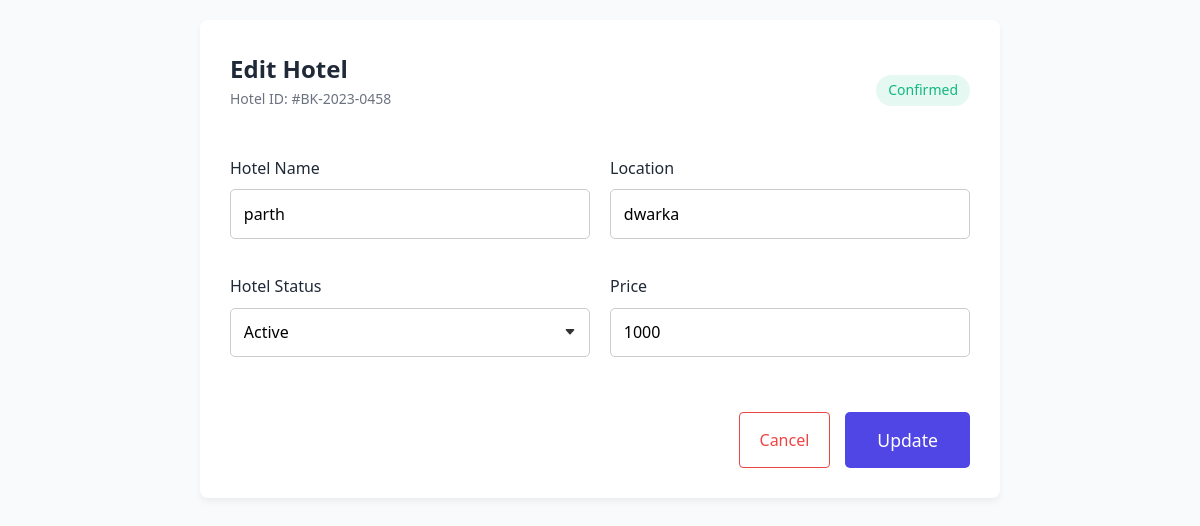
The app's page /edithotel/?h_id=5 with its own data.
### tour_and_travalling/models.py (models this page shows, shortened)
class hotel(models.Model):
  hotel_id=models.AutoField(primary_key=True,auto_created=True)
  hotel_name=models.CharField(max_length=40,null=True)
  hotel_loc=models.CharField(max_length=40,null=True)
  hotel_price=models.IntegerField(null=True)
  status=models.CharField(max_length=40,null=True)

### tour_and_travalling/views.py (the view, shortened to what this page needs)
# urls.py: path('edithotel/',edithotel,name="edithotel"),
def edithotel(request):
    h_id=request.GET.get('h_id')
    obj = hotel.objects.all().filter(hotel_id=h_id)
    return render(request,"tour_and_travalling/admin/edithotel.html",{'htl':obj})

### tour_and_travalling/templates/tour_and_travalling/admin/edithotel.html (shortened to what this page needs)
<!DOCTYPE html>
<html lang="en">
<head>
    <link rel="stylesheet" href="/static/styles.css">
</head>
<body>
    <div class="container">
        <div class="form-header">
            <div>
                <h1 class="form-title">Edit Hotel</h1>
                <div class="booking-id">Hotel ID: #BK-2023-0458</div>
            </div>
            <div class="status-badge status-confirmed">Confirmed</div>
        </div>
        <form id="bookingForm" class="booking-form" method="post">
             {%for h in htl%}
            <div class="form-group">
                <label for="customerName">Hotel Name</label>
                <input type="text" id="customerName" name="hotel_name" value={{h.hotel_name}} required>
            </div>
            <div class="form-group">
                <label for="customerPhone">Location</label>
                <input type="text" id="Location" name="hotel_loc" value={{h.hotel_loc}} required>
            </div>
            <div class="form-group">
                <label for="bookingStatus">Hotel Status</label>
                <select id="bookingStatus" name="status">
                    <option value="Active" selected>Active</option>
                </select>
            </div>
            <div class="form-group">
                <label for="rating">Price</label>
                <input type="number" name="hotel_price" value={{h.hotel_price}}>
            </div>
{%endfor%}
            <div class="button-group">
                <button type="button" class="btn-danger" id="cancelButton"><a href="/superadmin/"> Cancel</a></button>
               <button  class="btn-primary"> Update </button>
            </div>
        </form>
    </div>
</body>
</html>

### tour_and_travalling/static/styles.css (style rules this page uses)
* { margin: 0; padding: 0; box-sizing: border-box; }
body { font-family: 'Arial', sans-serif; line-height: 1.6; color: #333; }
a { text-decoration: none; color: inherit; }
.form-group { margin-bottom: 1rem; }
.form-group label { display: block; margin-bottom: 0.5rem; }
.form-group input { width: 100%; padding: 0.8rem; font-size: 1rem; border: 1px solid #ccc; border-radius: 5px; }
.booking-form { display: flex; flex-direction: column; gap: 1.5rem; }
.form-group { flex: 1; }
.booking-form label { display: block; margin-bottom: 0.5rem; font-weight: 500; }
.booking-form input[type="text"], .booking-form input[type="date"], .booking-form input[type="number"], .booking-form select, .booking-form textarea { width: 100%; padding: 0.8rem; font-size: 1rem; border: 1px solid #ccc; border-radius: 5px; background-color: #fff; }
.booking-form select { appearance: none; background-repeat: no-repeat; background-position: right 0.8rem center; padding-right: 2.5rem; }
.btn-primary { background-color: #3498db; color: #fff; padding: 1rem 2rem; font-size: 1.1rem; border: none; border-radius: 5px; cursor: pointer; transition: background-color 0.3s ease; }

### tour_and_travalling/templates/tour_and_travalling/admin/edithotel.html (style rules this page uses)
:root { --primary: #4f46e5; --primary-hover: #4338ca; --danger: #ef4444; --danger-hover: #dc2626; --success: #10b981; --text: #1f2937; --text-light: #6b7280; --background: #f9fafb; --border: #e5e7eb; --card: #ffffff; }
* { margin: 0; padding: 0; box-sizing: border-box; font-family: 'Segoe UI', Tahoma, Geneva, Verdana, sans-serif; }
body { background-color: var(--background); color: var(--text); line-height: 1.6; padding: 20px; }
.container { max-width: 800px; margin: 0 auto; background-color: var(--card); border-radius: 8px; box-shadow: 0 4px 6px rgba(0, 0, 0, 0.05); padding: 30px; }
h1 { font-size: 24px; margin-bottom: 20px; color: var(--text); border-bottom: 1px solid var(--border); padding-bottom: 15px; }
.booking-form { display: grid; grid-template-columns: 1fr 1fr; gap: 20px; }
.form-group { margin-bottom: 15px; }
label { display: block; margin-bottom: 5px; font-weight: 500; color: var(--text); }
input, select, textarea { width: 100%; padding: 10px 12px; border: 1px solid var(--border); border-radius: 4px; font-size: 16px; transition: border-color 0.3s, box-shadow 0.3s; }
.button-group { display: flex; justify-content: flex-end; gap: 15px; margin-top: 20px; grid-column: 1 / -1; }
button { padding: 10px 20px; border: none; border-radius: 4px; font-size: 16px; font-weight: 500; cursor: pointer; transition: background-color 0.3s, transform 0.1s; }
.btn-primary { background-color: var(--primary); color: white; }
.btn-danger { background-color: white; color: var(--danger); border: 1px solid var(--danger); }
.status-badge { display: inline-block; padding: 4px 12px; border-radius: 9999px; font-size: 14px; font-weight: 500; }
.status-confirmed { background-color: rgba(16, 185, 129, 0.1); color: var(--success); }
.booking-id { color: var(--text-light); font-size: 14px; margin-bottom: 20px; }
.form-header { display: flex; justify-content: space-between; align-items: center; margin-bottom: 25px; }
.form-title { margin-bottom: 0; border-bottom: none; padding-bottom: 0; }

### records on screen
hotel: hotel_name "parth", hotel_loc "dwarka", hotel_price "1000"
